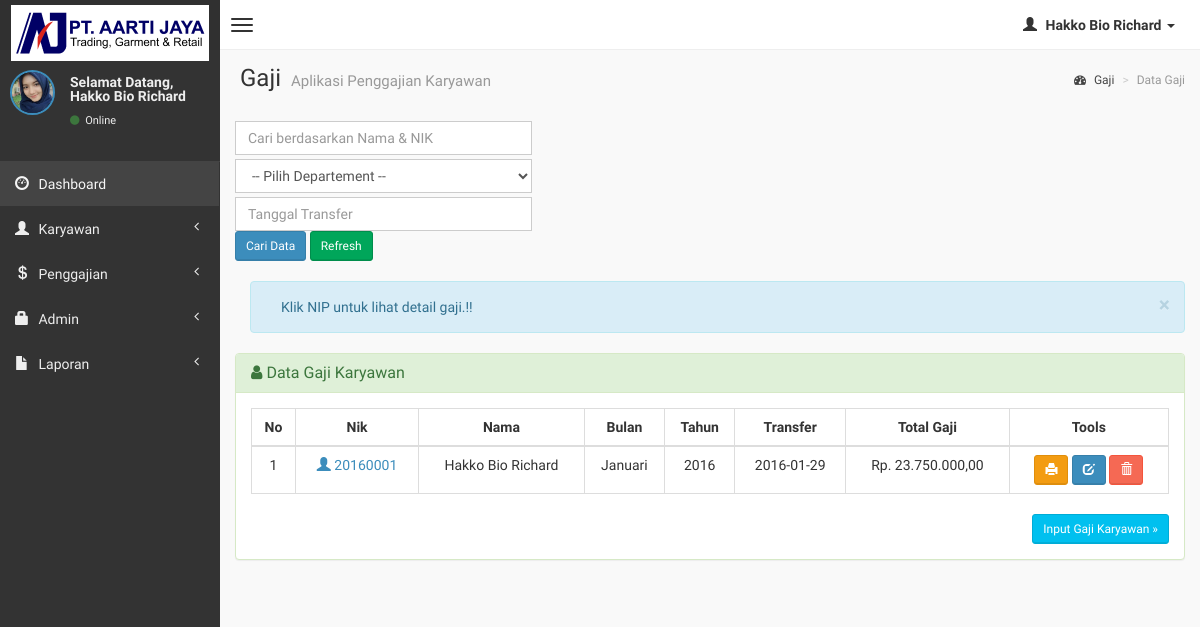
Page /admin/gaji.php (signed in) on the earlier database version.
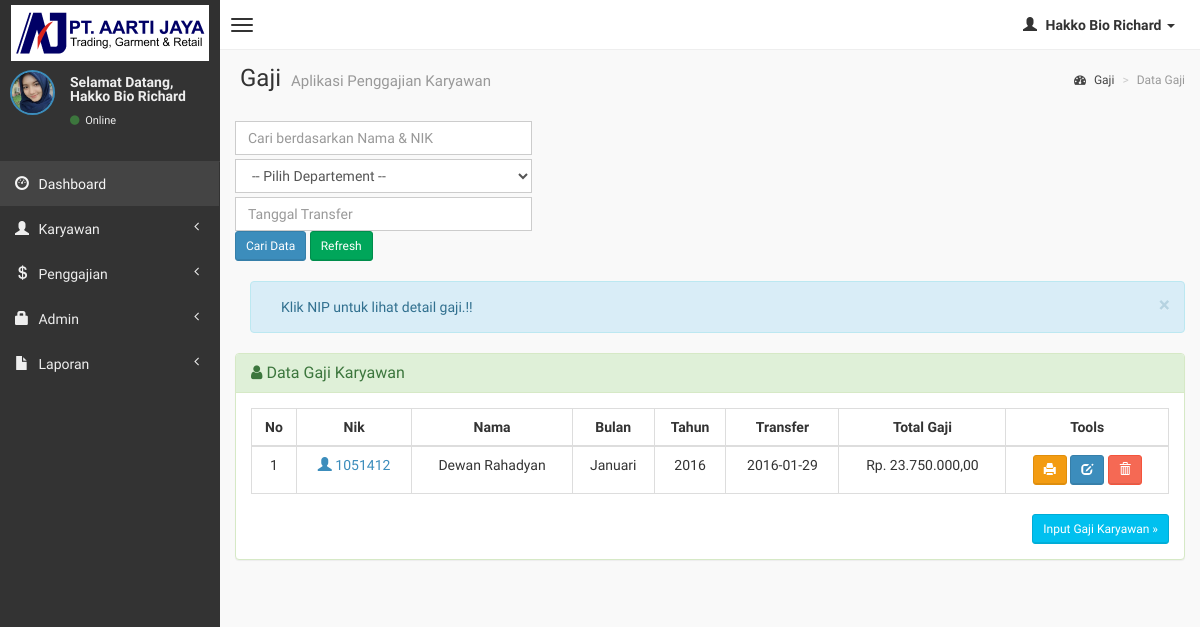
Same page on the later database version.
### tables this page shows
CREATE TABLE `gajian` (
  `kd_gaji` int(4) NOT NULL,
  `nik` varchar(10) NOT NULL,
  `gaji_bulan` varchar(10) NOT NULL,
  `gaji_tahun` varchar(10) NOT NULL,
  `tgl_transfer` date NOT NULL,
  `absensi` int(2) NOT NULL,
  `sakit` int(2) DEFAULT NULL,
  `cuti` int(2) DEFAULT NULL,
  `no_rek` varchar(25) NOT NULL,
  `gaji` int(10) NOT NULL,
  `tunjangan` int(10) NOT NULL,
  `uang_makan` int(10) NOT NULL,
  `uang_transport` int(10) NOT NULL,
  `thr` int(10) DEFAULT NULL,
  `total` int(10) NOT NULL
);

CREATE TABLE `karyawan` (
  `nik` varchar(10) NOT NULL,
  `departemen` varchar(20) NOT NULL,
  `nama` varchar(50) NOT NULL,
  `alamat` varchar(150) NOT NULL,
  `gender` tinyint(1) NOT NULL,
  `no_hp` varchar(15) NOT NULL,
  `status` enum('tetap','kontrak','magang','outsource') NOT NULL,
  `gaji_pokok` int(225) NOT NULL,
  `tunjangan` int(225) NOT NULL
);

### admin/gaji.php (the view, shortened to what the changed rows need)
<?php
if (empty($_SESSION['username'])){
	header('location:../index.php');
} else {
?>
<!DOCTYPE html>
<html>
    <head>
        <link href="../dist/css/bootstrap.css" rel="stylesheet" type="text/css" />
        <link href="//cdnjs.cloudflare.com/ajax/libs/font-awesome/4.1.0/css/font-awesome.min.css" rel="stylesheet" type="text/css" />
        <link href="//code.ionicframework.com/ionicons/1.5.2/css/ionicons.min.css" rel="stylesheet" type="text/css" />
        <link href="../css/morris/morris.css" rel="stylesheet" type="text/css" />
        <link href="../css/jvectormap/jquery-jvectormap-1.2.2.css" rel="stylesheet" type="text/css" />
        <link href="../css/datepicker/datepicker3.css" rel="stylesheet" type="text/css" />
        <link href="../css/daterangepicker/daterangepicker-bs3.css" rel="stylesheet" type="text/css" />
        <link href="../css/bootstrap-wysihtml5/bootstrap3-wysihtml5.min.css" rel="stylesheet" type="text/css" />
        <link href="../css/AdminLTE.css" rel="stylesheet" type="text/css" />
        <link rel="stylesheet" href="datatables/dataTables.bootstrap.css"/>
    </head>
    <body class="skin-black">
<?php } ?>
        <div class="wrapper row-offcanvas row-offcanvas-left">
            <aside class="right-side">
                <section class="content-header">
                    <h1>
                        Gaji
                        <small>Aplikasi Penggajian Karyawan</small>
                    </h1>
                </section>
                <section class="content">
                    <br />
                    <div class="row">
                        <div class="col-lg-12">
                    <div class="panel panel-success">
                        <div class="panel-body">
                    <?php
                    $query1="select * from gajian inner join karyawan on gajian.nik = karyawan.nik limit 40";
                    $tampil=mysqli_query($koneksi, $query1) or die (mysqli_error());
                    ?>
                  <table id="example" class="table table-hover table-bordered">
                  <thead>
                      <tr>
                        <th><center>No </center></th>
                        <th><center>Nik </i></center></th>
                        <th><center>Nama</i></center></th>
                        <th><center>Bulan </center></th>
                        <th><center>Tahun </center></th>
                        <th><center>Transfer </center></th>
                        <th><center>Total Gaji</center></th>
                        <th><center>Tools</center></th>
                      </tr>
                  </thead>
                     <?php
                     $no=0;
                     while($data=mysqli_fetch_array($tampil))
                    { $no++; ?>
                    <tbody>
                    <tr>
                    <td><center><?php echo $no; ?></center></td>
                    <td><center><a href="detail-gaji.php?hal=edit&kd=<?php echo $data['nik'];?>"><span class="glyphicon glyphicon-user"></span> <?php echo $data['nik'];?></center></td>
                    <td><center><?php echo $data['nama']; ?></center></td>
                    <td><center><?php echo $data['gaji_bulan']; ?></center></td>
                    <td><center><?php echo $data['gaji_tahun']; ?></center></td>
                    <td><center><?php echo $data['tgl_transfer']; ?></center></td>
                    <td><center>Rp. <?php echo number_format($data['total'],2,",",".");?></center></td>
                    <td><center><div id="thanks"><a class="btn btn-sm btn-warning" data-placement="bottom" data-toggle="tooltip" title="Cetak Gaji" href="cetak-gaji.php?hal=edit&kd=<?php echo $data['nik'];?>"><span class="glyphicon glyphicon-print"></span></a>
                    <a class="btn btn-sm btn-primary" data-placement="bottom" data-toggle="tooltip" title="Edit Gaji" href="edit-gaji.php?hal=edit&kd_gaji=<?php echo $data['kd_gaji'];?>"><span class="glyphicon glyphicon-edit"></span></a>
                    <a onclick="return confirm ('Yakin hapus <?php echo $data['nik'];?>.?');" class="btn btn-sm btn-danger tooltips" data-placement="bottom" data-toggle="tooltip" title="Hapus Gaji" href="gaji.php?hal=hapus&kd=<?php echo $data['kd_gaji'];?>"><span class="glyphicon glyphicon-trash"></a></center></td></tr></div>
                 <?php
              }
              ?>
              </div>
              </div>
            </div>
                    </div>
    </body>
</html>

Differences in the rows shown:
changed gajian "Januari": karyawan.nik "20160001" → "1051412"; karyawan.nama "Hakko Bio Richard" → "Dewan Rahadyan"
